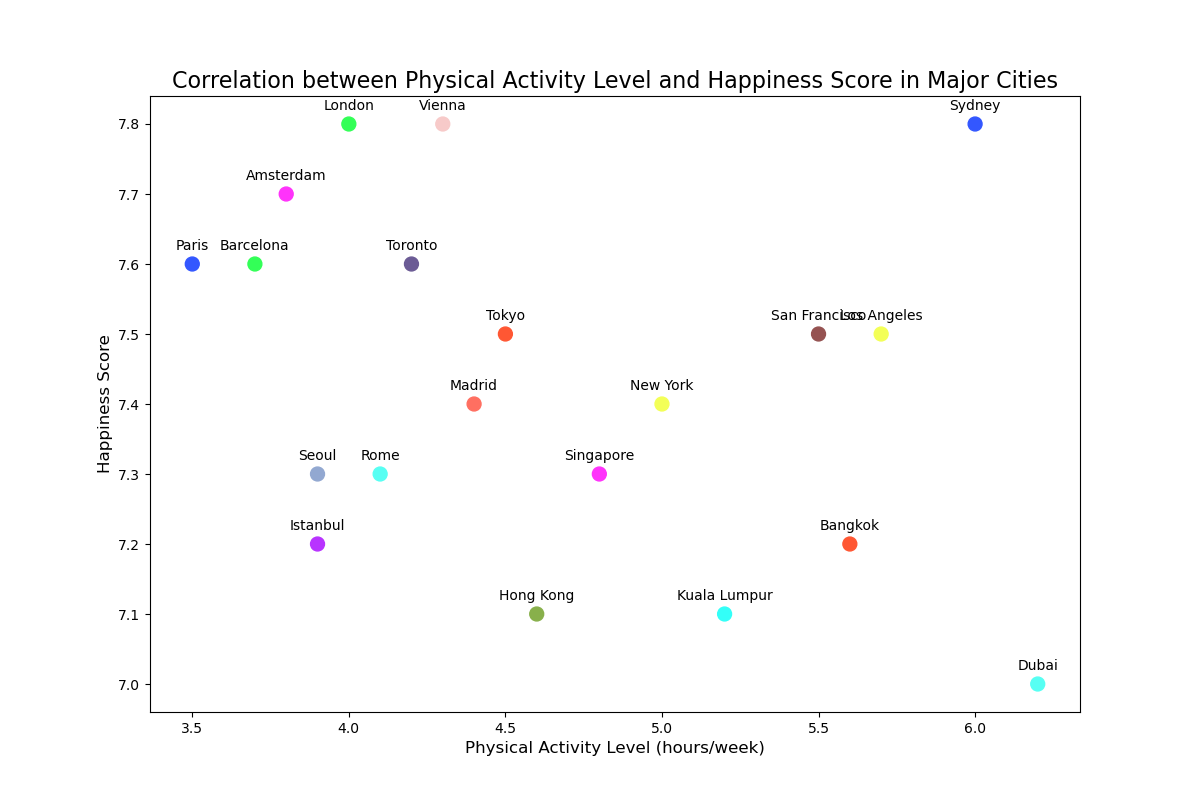

Recreate this plot in Python.

import matplotlib.pyplot as plt

cities = ["Bangkok", "London", "Paris", "Dubai", "New York", 
          "Singapore", "Kuala Lumpur", "Istanbul", "Tokyo", 
          "Barcelona", "Sydney", "Rome", "Los Angeles", 
          "Amsterdam", "Madrid", "Toronto", "Hong Kong", 
          "Vienna", "Seoul", "San Francisco"]
physical_activity = [5.6, 4.0, 3.5, 6.2, 5.0, 4.8, 5.2, 3.9, 4.5, 
                     3.7, 6.0, 4.1, 5.7, 3.8, 4.4, 4.2, 4.6, 4.3, 
                     3.9, 5.5]
happiness_score = [7.2, 7.8, 7.6, 7.0, 7.4, 7.3, 7.1, 7.2, 7.5, 
                   7.6, 7.8, 7.3, 7.5, 7.7, 7.4, 7.6, 7.1, 7.8, 
                   7.3, 7.5]

plt.figure(figsize=(12, 8))
plt.scatter(physical_activity, happiness_score, c=[
    '#FF5733','#33FF57','#3357FF','#57FFF3','#F3FF57',
    '#FF33FB','#33FFF8','#B833FF','#FF5733','#33FF57',
    '#3357FF','#57FFF3','#F3FF57','#FF33FB','#FF6F61',
    '#6B5B95','#88B04B','#F7CAC9','#92A8D1','#955251'], s=100)

plt.title('Correlation between Physical Activity Level and Happiness Score in Major Cities', fontsize=16)
plt.xlabel('Physical Activity Level (hours/week)', fontsize=12)
plt.ylabel('Happiness Score', fontsize=12)

for i, city in enumerate(cities):
    plt.annotate(city, (physical_activity[i], happiness_score[i]), 
                 textcoords="offset points", xytext=(0,10), ha='center')

plt.show()
